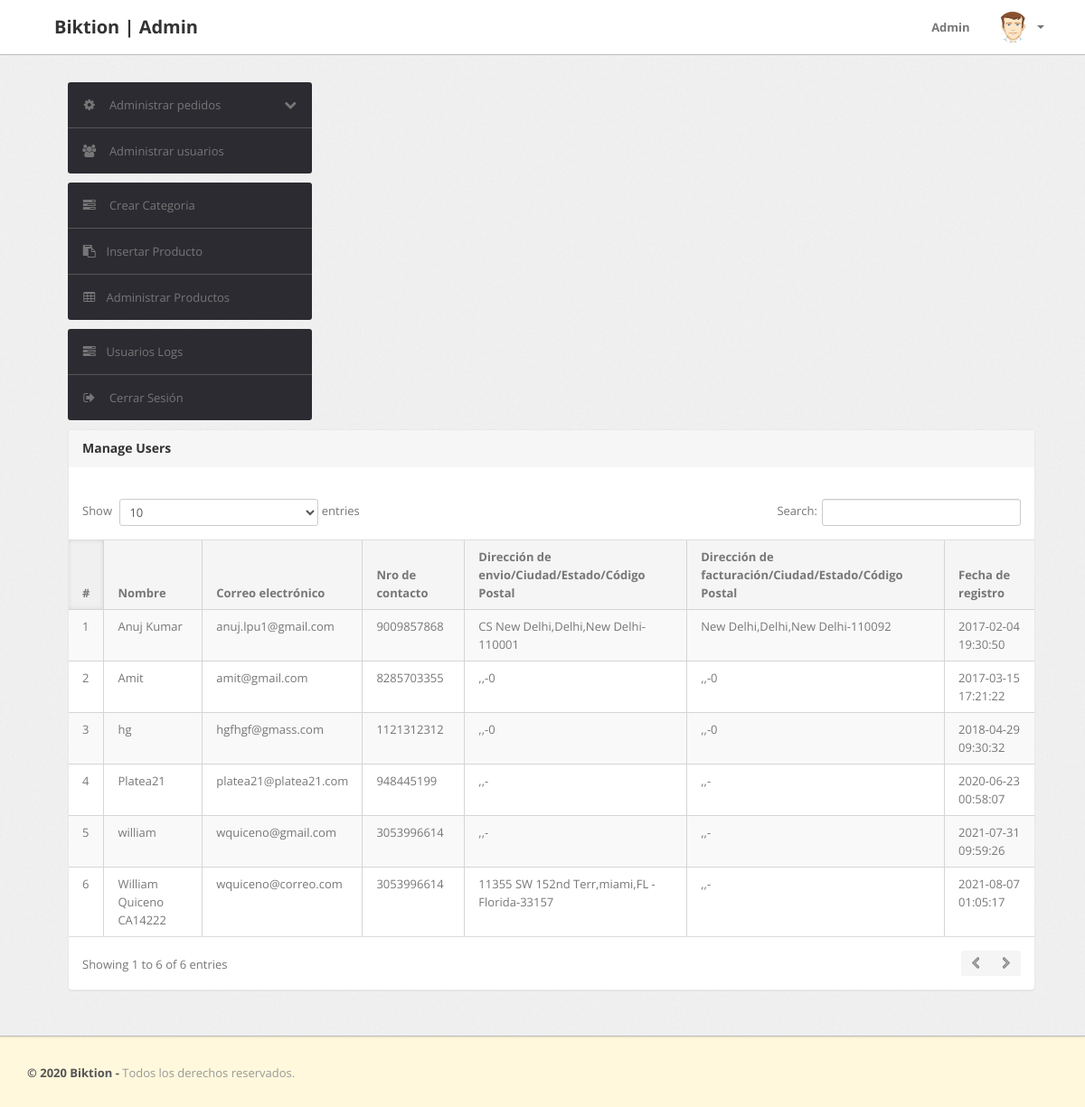
The page /admin/manage-users.php (signed in) on the database its author committed.
### tables this page shows
CREATE TABLE `users` (
  `id` int(11) NOT NULL,
  `name` varchar(255) DEFAULT NULL,
  `email` varchar(255) DEFAULT NULL,
  `contactno` bigint(11) DEFAULT NULL,
  `password` varchar(255) DEFAULT NULL,
  `shippingAddress` longtext DEFAULT NULL,
  `shippingState` varchar(255) DEFAULT NULL,
  `shippingCity` varchar(255) DEFAULT NULL,
  `shippingPincode` int(11) DEFAULT NULL,
  `billingAddress` longtext DEFAULT NULL,
  `billingState` varchar(255) DEFAULT NULL,
  `billingCity` varchar(255) DEFAULT NULL,
  `billingPincode` int(11) DEFAULT NULL,
  `regDate` timestamp NOT NULL DEFAULT current_timestamp(),
  `updationDate` varchar(255) DEFAULT NULL
);

### admin/manage-users.php (the view, shortened to what this page needs)
<?php
include('include/config.php');
if(strlen($_SESSION['alogin'])==0)
	{
header('location:index.php');
}
else{
?>
<!DOCTYPE html>
<html lang="es">
<head>
	<link type="text/css" href="bootstrap/css/bootstrap.min.css" rel="stylesheet">
	<link type="text/css" href="bootstrap/css/bootstrap-responsive.min.css" rel="stylesheet">
	<link type="text/css" href="css/theme.css" rel="stylesheet">
	<link type="text/css" href="images/icons/css/font-awesome.css" rel="stylesheet">
</head>
<body>
<?php include('include/header.php');?>
	<div class="wrapper">
		<div class="container">
			<div class="row">
<?php include('include/sidebar.php');?>
			<div class="span11">
					<div class="content">
	<div class="module">
							<div class="module-head">
								<h3>Manage Users</h3>
							</div>
							<div class="module-body table">
									<br />
								<table cellpadding="0" cellspacing="0" border="0" class="datatable-1 table table-bordered table-striped	 display" width="100%">
									<thead>
										<tr>
											<th>#</th>
											<th> Nombre</th>
											<th>Correo electrónico </th>
											<th>Nro de contacto</th>
											<th>Dirección de envio/Ciudad/Estado/Código Postal </th>
											<th>Dirección de facturación/Ciudad/Estado/Código Postal </th>
											<th>Fecha de registro</th>
										</tr>
									</thead>
									<tbody>
<?php $query=mysqli_query($con,"select * from users");
$cnt=1;
while($row=mysqli_fetch_array($query))
{
?>
										<tr>
											<td><?php echo htmlentities($cnt);?></td>
											<td><?php echo htmlentities($row['name']);?></td>
											<td><?php echo htmlentities($row['email']);?></td>
											<td> <?php echo htmlentities($row['contactno']);?></td>
											<td><?php echo htmlentities($row['shippingAddress'].",".$row['shippingCity'].",".$row['shippingState']."-".$row['shippingPincode']);?></td>
											<td><?php echo htmlentities($row['billingAddress'].",".$row['billingCity'].",".$row['billingState']."-".$row['billingPincode']);?></td>
											<td><?php echo htmlentities($row['regDate']);?></td>
										<?php $cnt=$cnt+1; } ?>
								</table>
							</div>
						</div>
					</div>
				</div>
			</div>
		</div>
	</div>
<?php include('include/footer.php');?>
</body>
<?php } ?>

### admin/css/theme.css (style rules this page uses)
body { font-size: 13px; font-family: 'Open Sans', Arial, sans-serif; background: cornsilk; color: #777 }
h1, h2, h3, h4, h5, h6 { color: #333; margin-top: 0 }
h3 { font-size: 20px }
.wrapper { background: url(../images/bg.png) #eee; border-bottom: 1px solid #bbb; -webkit-box-shadow: 0 1px 2px rgba(0,0,0,0.1); -moz-box-shadow: 0 1px 2px rgba(0,0,0,0.1); box-shadow: 0 1px 2px rgba(0,0,0,0.1); padding: 30px 0 }
.module { background: #fff; -webkit-border-radius: 3px; -moz-border-radius: 3px; border-radius: 3px; border: 1px solid #ccc; border-bottom-color: #bbb; -webkit-box-shadow: 0 0 1px rgba(0,0,0,0.2); -moz-box-shadow: 0 0 1px rgba(0,0,0,0.2); box-shadow: 0 0 1px rgba(0,0,0,0.2); margin-bottom: 30px }
.table { margin-bottom: 0 }
.table th, .table td { border-color: #d5d5d5!important }
.table-bordered thead:first-child tr:first-child>th:first-child, .table-bordered tbody:first-child tr:first-child>td:first-child { -webkit-border-top-left-radius: 2px; -moz-border-radius-topleft: 2px; border-top-left-radius: 2px }
.table-bordered thead:first-child tr:first-child>th:last-child, .table-bordered tbody:first-child tr:first-child>td:last-child { -webkit-border-top-right-radius: 2px; -moz-border-radius-topright: 2px; border-top-right-radius: 2px }
.table-bordered thead:last-child tr:last-child>th:first-child, .table-bordered tbody:last-child tr:last-child>td:first-child, .table-bordered tfoot:last-child tr:last-child>td:first-child { -webkit-border-bottom-left-radius: 2px; -moz-border-radius-bottomleft: 2px; border-bottom-left-radius: 2px }
.table-bordered thead:last-child tr:last-child>th:last-child, .table-bordered tbody:last-child tr:last-child>td:last-child, .table-bordered tfoot:last-child tr:last-child>td:last-child { -webkit-border-bottom-right-radius: 2px; -moz-border-radius-bottomright: 2px; border-bottom-right-radius: 2px }
.module { box-shadow: 0 0 3px rgba(0,0,0,.1); border-color: #e9e9e9; margin-bottom: 20px; background-color: #fff; border-radius: 4px; -webkit-box-shadow: 0 1px 1px rgba(0,0,0,.05); box-shadow: 0 1px 1px rgba(0,0,0,.05); }
.module-head { color: #767676; background-color: #f6f6f6; border-color: #e9e9e9; padding: 10px 15px; border-bottom: 1px solid transparent; border-top-right-radius: 3px; border-top-left-radius: 3px; }
.module-head h3 { font-size: 14px; line-height: 20px; height: 20px; margin: 0 }
.module-body { padding: 15px }
.module-body.table { padding: 15px 0 }
.module-body.table .table th, .module-body.table .table td { padding-left: 15px; padding-right: 15px }
.dataTables_wrapper table th { background: #f5f5f5; cursor: pointer }
.dataTables_wrapper table th.sorting_asc, .dataTables_wrapper table th.sorting_desc { background: #f0f0f0; -webkit-box-shadow: 0 0 5px rgba(0,0,0,0.1) inset; -moz-box-shadow: 0 0 5px rgba(0,0,0,0.1) inset; box-shadow: 0 0 5px rgba(0,0,0,0.1) inset }
.dataTables_wrapper .table-bordered { -webkit-border-radius: 0; -moz-border-radius: 0; border-radius: 0; border-left: 0; border-right: 0 }
.dataTables_wrapper .table-bordered thead tr>th:first-child, .dataTables_wrapper .table-bordered tbody tr>td:first-child, .dataTables_wrapper .table-bordered tfoot tr>td:first-child, .dataTables_wrapper .table-bordered tfoot tr>th:first-child { border-left: 0 }
.dataTables_wrapper .table-bordered thead:first-child tr:first-child>th:first-child, .dataTables_wrapper .table-bordered tbody:first-child tr:first-child>td:first-child { -webkit-border-top-left-radius: 0; -moz-border-radius-topleft: 0; border-top-left-radius: 0 }
.dataTables_wrapper .table-bordered thead:first-child tr:first-child>th:last-child, .dataTables_wrapper .table-bordered tbody:first-child tr:first-child>td:last-child { -webkit-border-top-right-radius: 0; -moz-border-radius-topright: 0; border-top-right-radius: 0 }
.dataTables_wrapper .table-bordered thead:last-child tr:last-child>th:first-child, .dataTables_wrapper .table-bordered tbody:last-child tr:last-child>td:first-child, .dataTables_wrapper .table-bordered tfoot:last-child tr:last-child>td:first-child { -webkit-border-bottom-left-radius: 0; -moz-border-radius-bottomleft: 0; border-bottom-left-radius: 0 }
.dataTables_wrapper .table-bordered thead:last-child tr:last-child>th:last-child, .dataTables_wrapper .table-bordered tbody:last-child tr:last-child>td:last-child, .dataTables_wrapper .table-bordered tfoot:last-child tr:last-child>td:last-child { -webkit-border-bottom-right-radius: 0; -moz-border-radius-bottomright: 0; border-bottom-right-radius: 0 }

### rows shown on the page
users: name "Anuj Kumar", email "anuj.lpu1@gmail.com", contactno "9009857868", shippingAddress+shippingCity+shippingState "CS New Delhi,Delhi,New Delhi-110001", billingAddress+billingCity+billingState "New Delhi,Delhi,New Delhi-110092", regDate "2017-02-04 19:30:50"
users: name "Amit", email "amit@gmail.com", contactno "8285703355", shippingAddress+shippingCity+shippingState ",,-0", billingAddress+billingCity+billingState ",,-0", regDate "2017-03-15 17:21:22"
users: name "hg", email "hgfhgf@gmass.com", contactno "1121312312", shippingAddress+shippingCity+shippingState ",,-0", billingAddress+billingCity+billingState ",,-0", regDate "2018-04-29 09:30:32"
users: name "Platea21", email "platea21@platea21.com", contactno "948445199", shippingAddress+shippingCity+shippingState ",,-", billingAddress+billingCity+billingState ",,-", regDate "2020-06-23 00:58:07"
users: name "william", email "wquiceno@gmail.com", contactno "3053996614", shippingAddress+shippingCity+shippingState ",,-", billingAddress+billingCity+billingState ",,-", regDate "2021-07-31 09:59:26"
users: name "William Quiceno CA14222", email "wquiceno@correo.com", contactno "3053996614", shippingAddress+shippingCity+shippingState "11355 SW 152nd Terr,miami,FL - Florida-33157", billingAddress+billingCity+billingState ",,-", regDate "2021-08-07 01:05:17"
